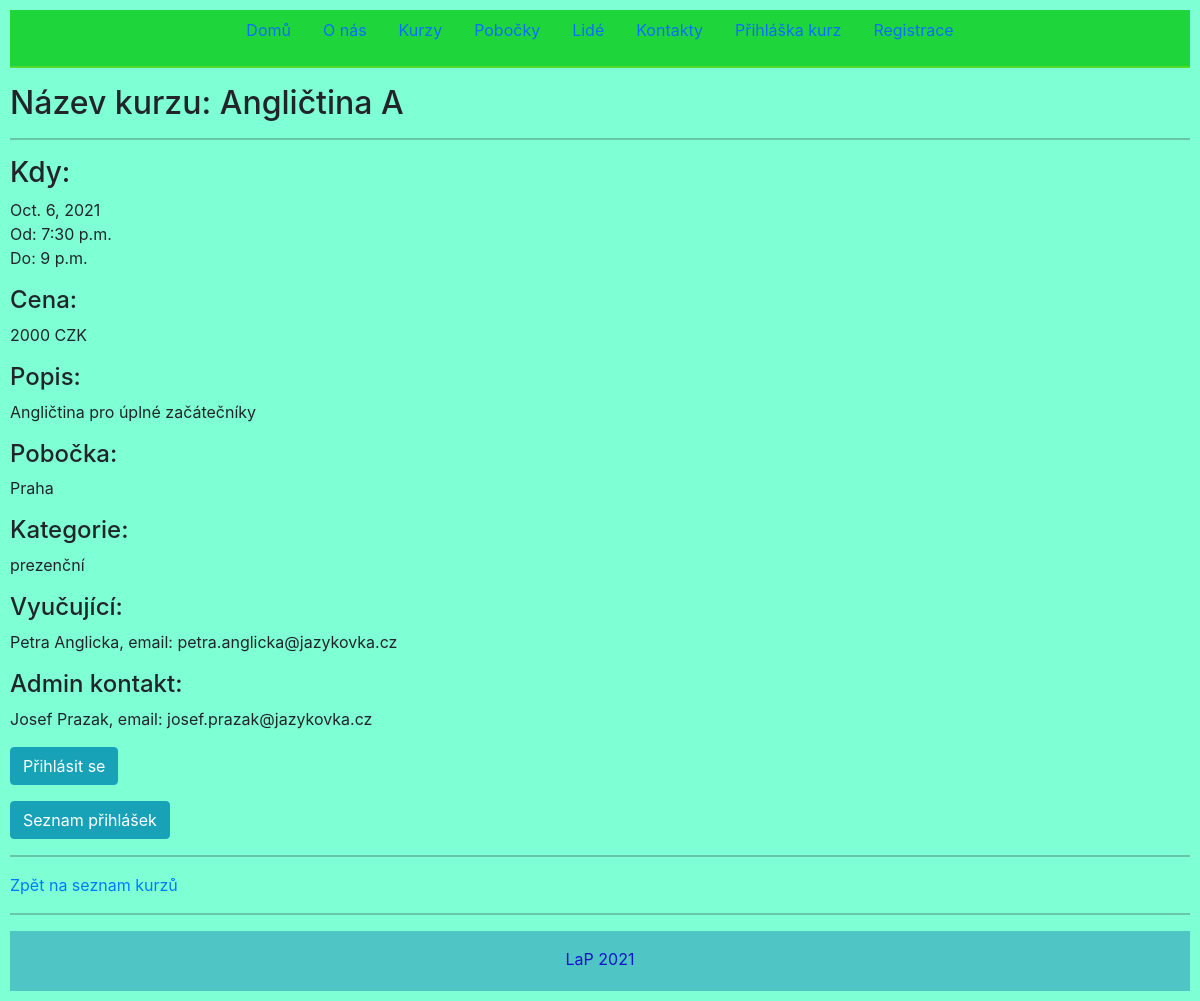
The app's page /kurz/1 with its own data.
### courses/models.py (models this page shows, shortened)
class Course(models.Model):
    name = models.CharField(max_length=100)
    start = models.DateTimeField()
    end = models.DateTimeField()
    description = models.CharField(max_length=1000)
    price = models.IntegerField()
    category = models.ForeignKey(Category, on_delete=models.SET_NULL, null=True)
    branch = models.ForeignKey(Branch, on_delete=models.SET_NULL, null=True)
    lecturer = models.ForeignKey(Person, on_delete=models.SET_NULL, null=True, related_name="course_lecturer")
    event_coordinator = models.ForeignKey(Person, on_delete=models.SET_NULL, null=True, related_name="course_coordinator")

class Branch(models.Model):
    city = models.CharField(max_length=30)
    address = models.CharField(max_length=200, null=True)
    origin = models.DateField()
    email = models.EmailField(max_length=30)
    employees_no = models.IntegerField()
    def __str__(self):
        return self.city

class Category(models.Model):
    name=models.CharField(max_length=100)
    def __str__(self) -> str:
        return self.name

class Person(models.Model):
    name = models.CharField(max_length=30)
    surname = models.CharField(max_length=30)
    email = models.EmailField(max_length=30)
    birth = models.DateField()
    def __str__(self):
        return f"{self.name} {self.surname}, email: {self.email}"
    active = models.BooleanField(default=False)

### courses/views.py (the view)
# urls.py: path('kurz/<int:pk>', views.CourseDetailView.as_view(), name='course_detail'),
class CourseDetailView(DetailView):
    template_name = "course_detail.html"
    model = models.Course

### courses/templates/course_detail.html (shortened to what this page needs)
<!DOCTYPE html>
<html lang="en">
  <head>
    <link
      href="https://cdn.jsdelivr.net/npm/bootstrap@5.0.0/dist/css/bootstrap.min.css"
      rel="stylesheet"
    />
  </head>
  <body>
    {% extends "base.html" %} {% load bootstrap4 %} {% block content2 %}
    <h2>Název kurzu: {{ object.name }}</h2>
    <hr />
    <h3>Kdy:</h3>
    <p>
      {{ object.start | date }}<br />
      Od: {{ object.start | time }}<br />
      Do: {{ object.end | time }}<br />
    </p>
    <h4>Cena:</h4>
    <p>{{ object.price }} CZK</p>
    <h4>Popis:</h4>
    <p>{{ object.description }}</p>
    <h4>Pobočka:</h4>
    <p>{{ object.branch }}</p>
    <h4>Kategorie:</h4>
    <p>{{ object.category }}</p>
    <h4>Vyučující:</h4>
    <p>{{ object.lecturer }}</p>
    <h4>Admin kontakt:</h4>
    <p>{{ object.event_coordinator}}</p>
    <p>
      {% url 'application_create1' object.pk as target_url %}
      {% bootstrap_button "Přihlásit se" href=target_url button_type="link" button_class="btn-info" %}
    </p>
    <p>
      {% url 'application_list' object.pk as target_url %}
      {% bootstrap_button "Seznam přihlášek" href=target_url button_type="link" button_class="btn-info" %}
    </p>
    <hr />
    <p>
      <a href="{% url 'course_list' %}" target="_self">Zpět na seznam kurzů</a>
    </p>
    {% endblock %}

### courses/templates/course_detail.html (style rules this page uses)
body { padding: 10px !important; background-color: aquamarine !important; }

### records on screen
Course: name "Angličtina A", start "Oct. 6, 2021", start "7:30 p.m.", end "9 p.m.", price "2000", description "Angličtina pro úplné začátečníky", branch "Praha", category "prezenční", lecturer "Petra Anglicka, email: petra.anglicka@jazykovka.cz", event_coordinator "Josef Prazak, email: josef.prazak@jazykovka.cz"
